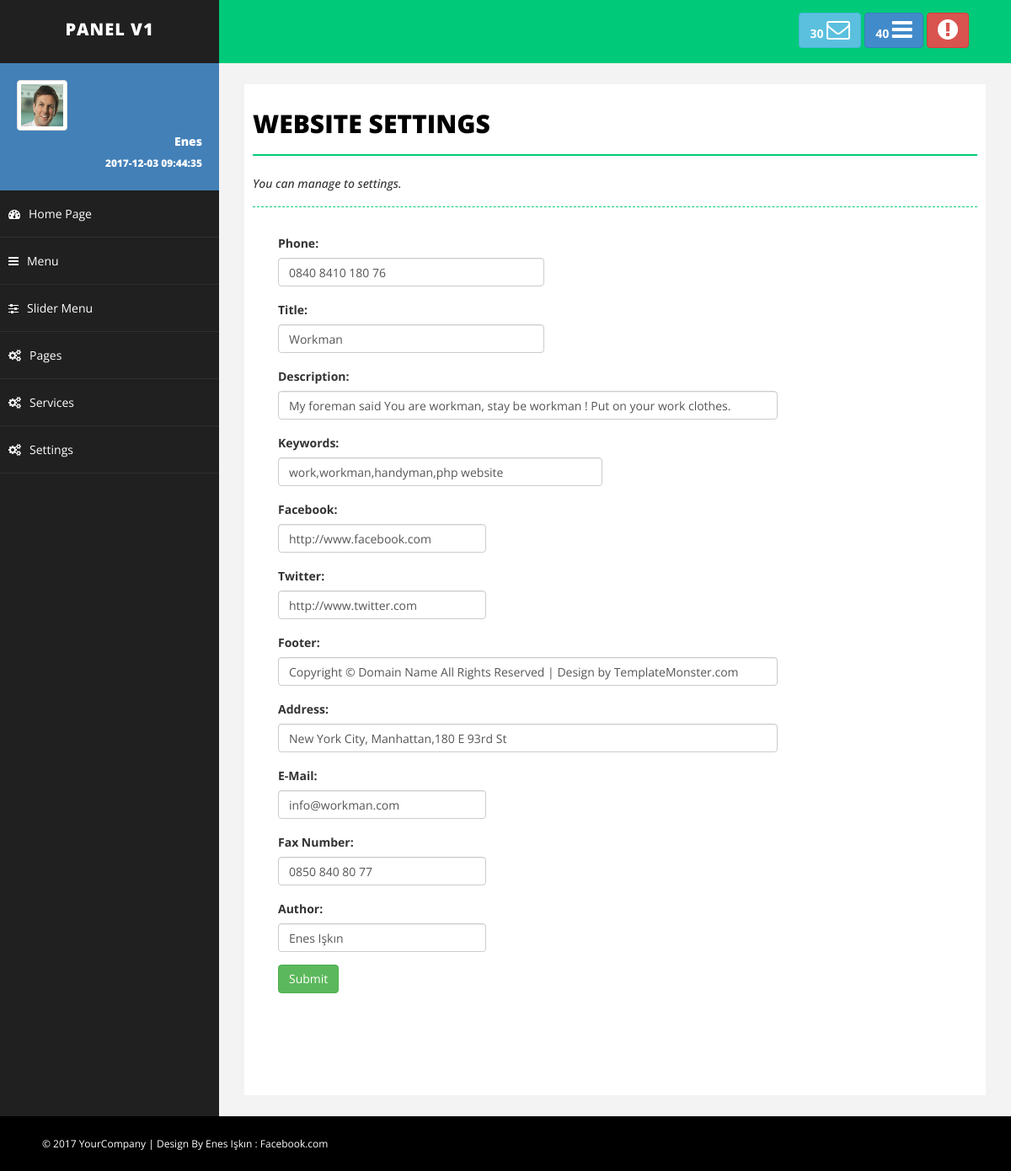
/admin/settings.php (signed in), run on the app's committed database.
### tables this page shows
CREATE TABLE `config` (
  `config_id` int(11) NOT NULL,
  `config_logo` varchar(250) NOT NULL,
  `config_phone` varchar(20) NOT NULL,
  `config_title` varchar(70) NOT NULL,
  `config_desc` varchar(250) NOT NULL,
  `config_keywords` varchar(250) NOT NULL,
  `config_face` varchar(100) NOT NULL,
  `config_twit` varchar(100) NOT NULL,
  `config_footer` varchar(500) NOT NULL,
  `config_address` varchar(500) NOT NULL,
  `config_email` varchar(100) NOT NULL,
  `config_fax` varchar(50) NOT NULL,
  `config_author` varchar(25) NOT NULL
);

### admin/settings.php (the view, shortened to what this page needs)
<?php include'header.php';
include'sidebar.php';
?>
<div id="page-wrapper">
    <div id="page-inner">
        <div class="row">
            <div class="col-md-12">
                <h1 class="page-head-line">Website Settings</h1>
                <?php if(@$_GET['durum']== "ok"){?>
                    <h1 class="page-subhead-line" style="color: green;">The change has been approved. </h1>
                 <?php }elseif(@$_GET['durum']=="no"){?>
                         <h1 class="page-subhead-line" style="color: red;">Change not confirmed.</h1>
                <?php } else{ ?>
                        <h1 class="page-subhead-line">You can manage to settings.</h1>
                <?php } ?>
            </div>
        </div>
        <form action="settings.php" method="POST">
            <div class="col-md-12">
            <div class="form-group col-md-5">
                <label>Phone:</label>
                <input class="form-control" type="text" name="config_phone" value="<?php echo $row_config['config_phone']; ?>">
            </div> </div>
            <div class="col-md-12">
            <div class="form-group col-md-5">
                <label>Title:</label>
                <input class="form-control" type="text" name="config_title" value="<?php echo $row_config['config_title']; ?>">
            </div> </div>
            <div class="col-md-12">
            <div class="form-group col-md-9">
                <label>Description:</label>
                <input class="form-control" type="text" name="config_desc" value="<?php echo $row_config['config_desc']; ?>">
            </div> </div>
            <div class="col-md-12">
            <div class="form-group col-md-6">
                <label>Keywords:</label>
                <input class="form-control" type="text" name="config_keywords" value="<?php echo $row_config['config_keywords']; ?>">
            </div> </div>
            <div class="col-md-12">
            <div class="form-group col-md-4">
                <label>Facebook:</label>
                <input class="form-control" type="text" name="config_face" value="<?php echo $row_config['config_face']; ?>">
            </div> </div>
            <div class="col-md-12">
            <div class="form-group col-md-4">
                <label>Twitter:</label>
                <input class="form-control" type="text" name="config_twitter" value="<?php echo $row_config['config_twit']; ?>">
            </div> </div>
            <div class="col-md-12">
            <div class="form-group col-md-9">
                <label>Footer:</label>
                <input class="form-control" type="text" name="config_footer" value="<?php echo $row_config['config_footer']; ?>">
            </div> </div>
            <div class="col-md-12">
            <div class="form-group col-md-9">
                <label>Address:</label>
                <input class="form-control" type="text" name="config_address" value="<?php echo $row_config['config_address']; ?>">
            </div> </div>
            <div class="col-md-12">
            <div class="form-group col-md-4">
                <label>E-Mail:</label>
                <input class="form-control" type="text" name="config_email" value="<?php echo $row_config['config_email']; ?>">
            </div> </div>
            <div class="col-md-12">
            <div class="form-group col-md-4">
                <label>Fax Number:</label>
                <input class="form-control" type="text" name="config_fax" value="<?php echo $row_config['config_fax']; ?>">
            </div> </div>
            <div class="col-md-12">
            <div class="form-group col-md-4">
                <label>Author:</label>
                <input class="form-control" type="text" name="config_author" value="<?php echo $row_config['config_author']; ?>">
            </div> </div>
            <div  class="col-md-12">
                <div  class="form-group col-sm-4">
                <input  class="btn btn-success" type="submit" name="config_sub" value="Submit"></div> </div>
        </form>
    </div>
</div>
<?php include'footer.php'; ?>

### admin/sidebar.php
<nav class="navbar-default navbar-side" role="navigation">
    <div class="sidebar-collapse">
        <ul class="nav" id="main-menu">
            <li>
                <div class="user-img-div">
                    <img src="assets/img/user.png" class="img-thumbnail" />
                    <div class="inner-text">
                        <?php echo $_SESSION['admin_username']; ?>
                        <br />
                        <small><?php
                                $admin_date = $_SESSION['admin_username'];
                                $date = mysqli_query($conn, "SELECT * FROM admin WHERE admin_username = '$admin_date' ");
                                if($row_date= mysqli_fetch_assoc($date)){
                                    echo $row_date['last_date'];
                                }
                            ?> </small>
                    </div>
                </div>
            </li>
            <li>
                <a class="#" href="index.php"><i class="fa fa-dashboard "></i>Home Page</a>
            </li>
            <li>
                <a class="#" href="menu.php"><i class="fa fa-navicon"></i>Menu</a>
            </li>
            <li>
                <a class="#" href="slider.php"><i class="fa fa-sliders"></i>Slider Menu</a>
            </li>
            <li>
                <a class="#" href="pages.php"><i class="fa fa-cogs "></i>Pages</a>
            </li>
            <li>
                <a class="#" href="servicesa.php"><i class="fa fa-cogs "></i>Services</a>
            </li>
            <?php
                $admin = $_SESSION['admin_username'];
                $admin_run = mysqli_query($conn,"SELECT * FROM admin WHERE admin_username = '$admin'");
                $row_admin = mysqli_fetch_assoc($admin_run);
            if($row_admin['admin_role']=="1"){ ?>
                <li>
                <a class="#" href="settings.php"><i class="fa fa-cogs "></i>Settings</a>
            </li>
            <?php }   ?>
    </div>
</nav>

### admin/assets/css/basic.css (style rules this page uses)
body { font-family: 'Open Sans', sans-serif; line-height:25px; }
#page-wrapper { padding: 15px 15px; min-height: 600px; background: #F3F3F3; }
#page-inner { width: 100%; margin: 10px 20px 10px 0px; background-color: #fff!important; padding: 10px; min-height: 1200px; }
.page-head-line { font-size: 30px; text-transform: uppercase; color: #000; font-weight: 800; padding-bottom: 20px; border-bottom: 2px solid #00CA79; margin-bottom: 10px; }
.page-subhead-line { font-size: 14px; padding-top: 5px; padding-bottom: 20px; font-style:italic; margin-bottom:30px; border-bottom:1px dashed #00CA79; }
.user-img-div { min-height: 140px; padding: 20px; background-color: #4380B8; }
.user-img-div img { max-height: 60px; }
.user-img-div .inner-text { text-align: right; position: relative; color: #fff; font-weight: 800; line-height: 25px; }
.sidebar-collapse, .sidebar-collapse .nav { background: none; }
.sidebar-collapse .nav { padding: 0; }
.sidebar-collapse .nav > li > a { color: #fff; background: #202020; text-shadow: none; padding: 15px 40px; border-bottom: 1px solid #2F2E31; }
.sidebar-collapse > .nav > li > a { padding: 15px 10px; }
.navbar-side { border: none; background-color: #202020; }
.navbar-default { border: 0px solid black; }
.nav > li > a > i { margin-right: 10px; }
@media (min-width:768px) { #page-wrapper { margin: 0 0 0 260px; padding: 15px 30px; min-height: 1200px; } }
@media (min-width:768px) { .navbar-side { z-index: 1; position: absolute; width: 260px; } }

### data on the page
config: config_phone "0840 8410 180 76", config_title "Workman", config_desc "My foreman said You are workman, stay be workman ! Put on your work clothes.", config_keywords "work,workman,handyman,php website", config_face "http://www.facebook.com", config_twitter "http://www.twitter.com", config_footer "Copyright © Domain Name All Rights Reserved | Design by TemplateMonster.com", config_address "New York City, Manhattan,180 E 93rd St", config_email "info@workman.com", config_fax "0850 840 80 77", config_author "Enes Işkın"

### other printed values
$_SESSION['admin_username'] "Enes"
$row_date['last_date'] "2017-12-03 09:44:35"
